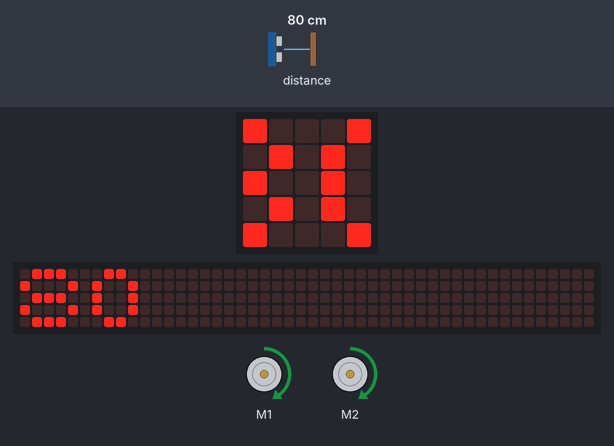
A program run on a simulated BBC micro:bit (MakeCode). Parts: the board's 5×5 LED display, a strip that is not on the board, showing the scrolling text unrolled, 2 × DC motor (green arrow = forward, orange = backward, longer = faster). The inputs (shaded band) are chosen by the test bench; at power-on: distance to the obstacle 80 cm. The 48×5 strip is a reading aid, not a part: it shows the text the display is scrolling, unrolled, one strip-width of it at a time.

Above: at 1.28 s.
1.3 s: distance to the obstacle set to 2 cm
At 3.1 s:
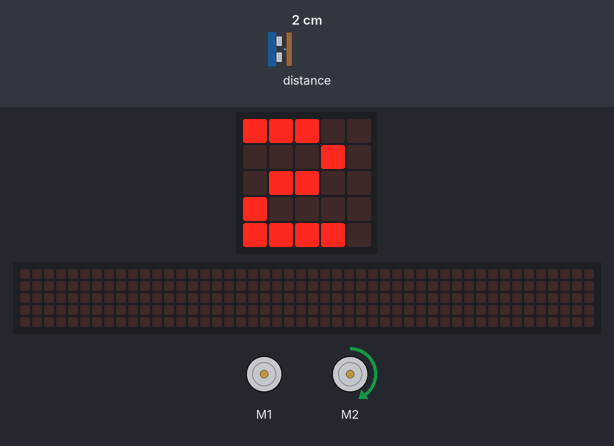
3.3 s: distance to the obstacle set to 35 cm
At 3.41 s:
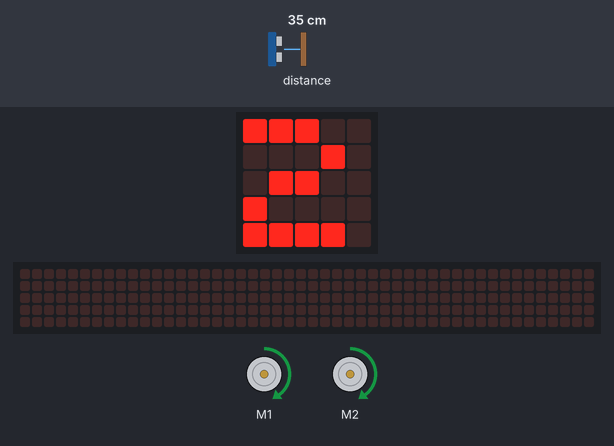
4.8 s: distance to the obstacle set to 4 cm
At 6.7 s:
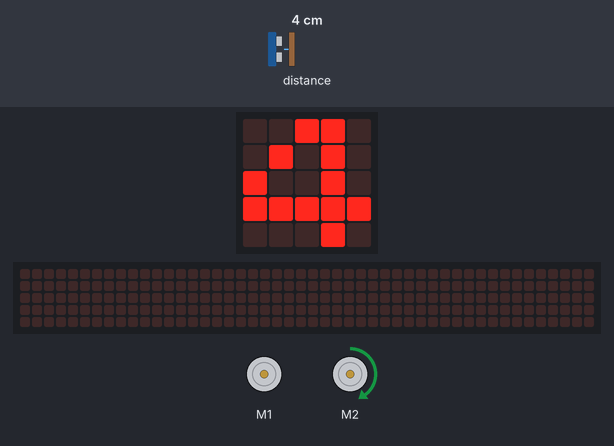
Timing chart, 0 to 8.2 s (numbered marks = the images above; inputs shaded):
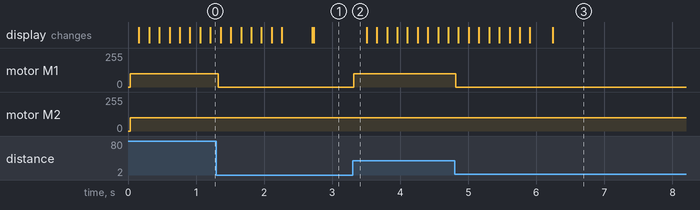

The program:

main.ts
```typescript
basic.forever(function () {
    if (maqueen.Ultrasonic(PingUnit.Centimeters) < 20 && maqueen.Ultrasonic(PingUnit.Centimeters) != 0) {
        maqueen.motorRun(maqueen.Motors.M1, maqueen.Dir.CW, 0)
    }
})
basic.forever(function () {
    basic.showString("" + (maqueen.Ultrasonic(PingUnit.Centimeters)))
})
basic.forever(function () {
    if (maqueen.Ultrasonic(PingUnit.Centimeters) > 25) {
        maqueen.motorRun(maqueen.Motors.All, maqueen.Dir.CW, 100)
    }
})
```

test.ts
```typescript
// tests gaan hier; deze zal niet worden gecompileerd wanneer dit pakket wordt gebruikt als extensie.
```

Measured:
- after the input at 1.3 s, motor M1: forward 100/255 → stopped at once
- after the input at 3.3 s, motor M1: stopped → forward 100/255 at once
- after the input at 4.8 s, motor M1: forward 100/255 → stopped at once; the display: first differs from a run without the input after 1.4 s (image 3)
